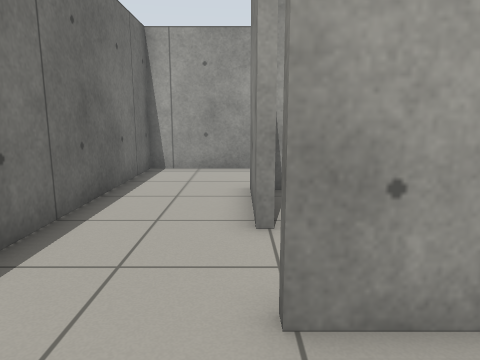
view 1 (above)

12 first-person views from a walk through a world built for the Gazebo simulator. The camera is 0.9 m above the floor, tilts 10° down and sees 70° across. The floor is counted in squares, 0.5 m on a side. Each view is taken from the middle of a square. On the plan, view 1 faces up. The plan holds only what a view shows up to about 17 squares ahead; the rest is blank.

view 2
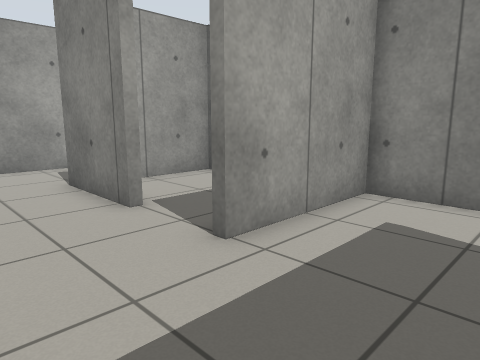

view 3
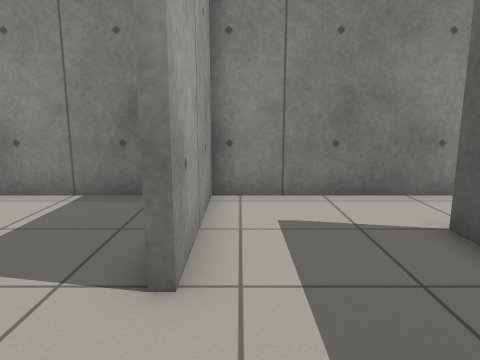

view 4
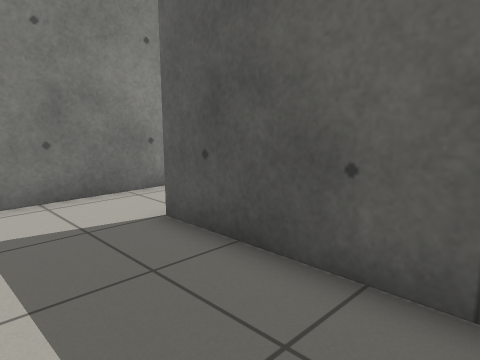

view 5
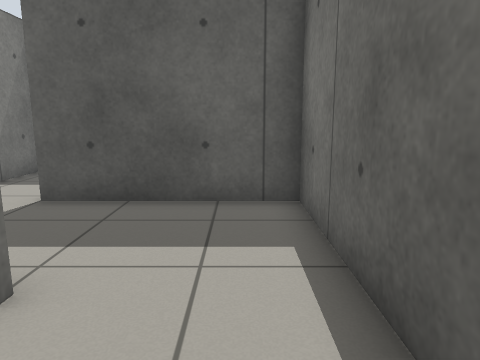

view 6
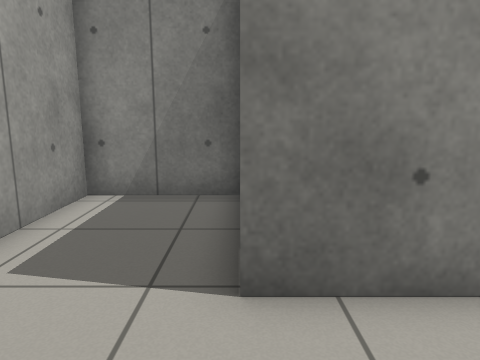

view 7
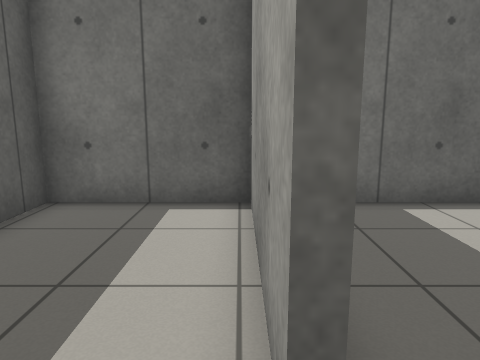

view 8
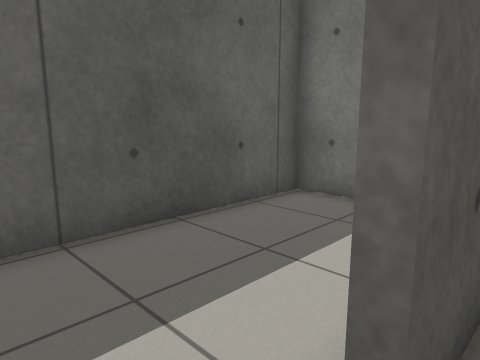

view 9
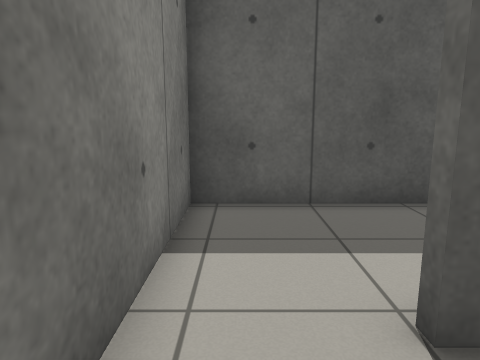

view 10
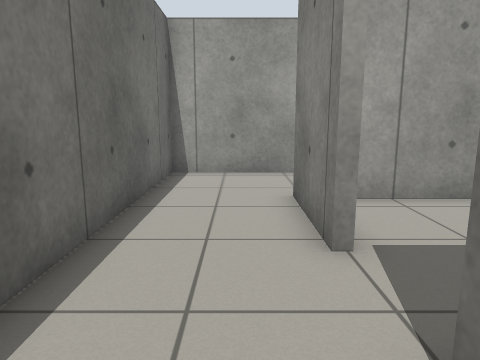

view 11
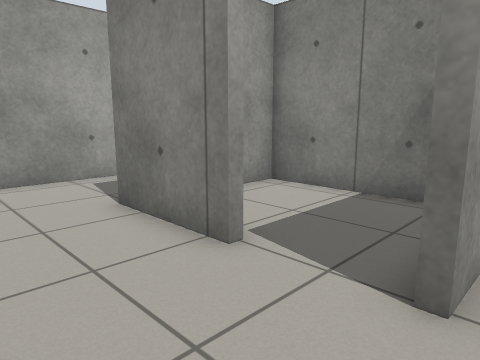

view 12
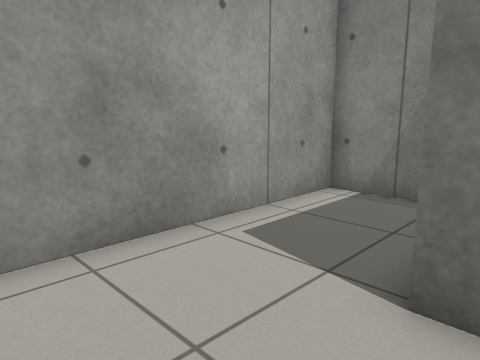

### Floor plan
Points are (right, up) in squares from view 1. A wall is a line through its corners. A room is listed if a view was taken in it or the views show most of it. See-through windows are left out.
Room 1 (views 1, 2, 3, 4, 5, 6, 8, 9, 10, 11, 12)
walls: (0.3, 5.4) (0.3, 9); (1.6, 9) (2.1, 9); (5.1, 9) (5.1, 12.7) (-3.3, 12.7) (-3.3, -1.5) (2.4, -1.5); (5.1, -1.5) (5.1, 2.7) (0.2, 2.7)
ways out: opening at (3.5, -2) to room 2; opening at (1, 4.5) to room 3
Room 2 (view 7)
walls: (2.4, -1.5) (2.4, -1.8) (-3.3, -1.8) (-3.3, -6.2) (5.1, -6.2) (5.1, -1.5)
ways out: opening at (3.5, -2) to room 1
Room 3 (no view inside)
walls: (5.1, 4.2) (5.1, 8.7) (0.9, 8.7)
ways out: opening at (1, 4.5) to room 1

Positions as (right, up) in squares from view 1, and headings:
1: (0, 0), facing up
2: (-3, -1), facing up-right
3: (-3, 2), facing right
4: (-3, 2), facing down-right
5: (-2, 6), facing down
6: (-3, 9), facing right
7: (4, -2), facing left
8: (4, -1), facing down-left
9: (4, 1), facing down
10: (-1, 1), facing up
11: (-3, 2), facing up-right
12: (-3, 8), facing up-right
